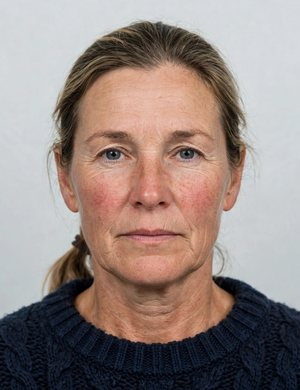
#> input picture portrait.jpg, 300 x 390 px
$ python main.py
#> lines starting #> are read from the running program, lines starting #| are printed output that depends on the picture
#!/usr/bin/env python3
"""
The Passport Page of a Country That Isn't There
================================================
Draws one invented passport spread and writes it to /output/entry.png
(or ./output/entry.png when run locally).

The country: the Republic of Velmara (Lýðveldið Velmara), a small
North Atlantic island republic. Capital and only deep-water port:
Ternvik. The island is reached by ferry and by a tidal causeway,
the Tidal Road, which floods at high tide; its hot springs are
taxed at the border. The holder, Ingrid Sólveig Halvorsdóttir,
born 14 June 1982 in Ternvik, is a cod boat captain.

Everything on the spread agrees with everything else:
  * Passport VM 0417826, issued 12 MAR 2024 in Ternvik,
    expiring 12 MAR 2034.
  * Six stamps, all dated after the issue date and in
    chronological order: Bergen 28 MAY 2024, Reykjavik
    09 JUN 2024, Lerwick 17 SEP 2025, Tórshavn 30 OCT 2025,
    Copenhagen 03 FEB 2026, and the return home to Ternvik
    21 FEB 2026 on the ferry MV Sætern.
  * The machine-readable zone is built with real ICAO 9303
    check digits, computed in code and self-checked.
  * The telling paperwork detail is the purple border-control
    condition stamp: TIDAL ROAD ONLY, no overland crossing
    at low tide, geothermal bath tax 450 kr paid.

The portrait is a photographic portrait made in-session
(portrait.jpg, shipped beside this file) and pasted in at
passport-photo size. No face is drawn in code. No network
is used. All randomness is seeded, so two runs produce the
same file byte for byte.
"""

import hashlib
import math
import random
import sys
from pathlib import Path

from PIL import Image, ImageDraw, ImageFont

SEED = 20261121
W, H = 1024, 724

# ---------------------------------------------------------------- palette
INK = (30, 36, 50)             # near-black document ink
INK_SOFT = (62, 68, 82)
RULE = (98, 106, 124)          # hairline rules
PAGE_L = (248, 244, 231)       # left page: warm cream
PAGE_R = (243, 239, 225)       # right page: a shade cooler
DESK = (54, 58, 66)            # table the passport lies on
TEAL = (18, 74, 84)            # Velmara state teal
TEAL_DEEP = (11, 48, 58)
TEAL_FAINT = (218, 226, 222)   # guilloche wash
GOLD = (176, 138, 62)
BLUE = (32, 66, 138)
GREEN = (28, 96, 70)
RED = (146, 44, 44)
PURPLE = (104, 52, 128)
FAINT = (122, 130, 142)

HERE = Path(__file__).resolve().parent
OUT = Path("/output/entry.png") if Path("/output").is_dir() else HERE / "output" / "entry.png"

FONT_DIR = Path("/usr/share/fonts/truetype")


def font(name, size):
    """First usable font from the candidate list, else PIL default."""
    for cand in (FONT_DIR / name,):
        if cand.exists():
            try:
                return ImageFont.truetype(str(cand), size)
            except OSError:
                pass
    return ImageFont.load_default()


SERIF = "liberation/LiberationSerif-Regular.ttf"
SERIF_B = "liberation/LiberationSerif-Bold.ttf"
SERIF_I = "liberation/LiberationSerif-Italic.ttf"
SANS = "liberation/LiberationSans-Regular.ttf"
SANS_B = "liberation/LiberationSans-Bold.ttf"
MONO_B = "dejavu/DejaVuSansMono-Bold.ttf"

rng = random.Random(SEED)


# ---------------------------------------------------------------- ICAO 9303
def _val(ch):
    if ch.isdigit():
        return int(ch)
    if ch == "<":
        return 0
    return ord(ch) - ord("A") + 10


def check_digit(field):
    """ICAO 9303 check digit: weights 7, 3, 1 repeating."""
    total = 0
    for i, ch in enumerate(field):
        total += _val(ch) * (7, 3, 1)[i % 3]
    return str(total % 10)


def transliterate(text):
    """ICAO transliteration for the MRZ (Latin letters only)."""
    table = {
        "Á": "A", "À": "A", "Ä": "A", "Å": "A", "Æ": "AE",
        "É": "E", "È": "E", "Ë": "E", "Í": "I", "Ì": "I",
        "Ó": "O", "Ò": "O", "Ö": "O", "Ø": "O", "Ú": "U",
        "Ù": "U", "Ü": "U", "Ý": "Y", "Ð": "D", "Þ": "TH",
        "Ñ": "N", "Ç": "C", "Š": "S", "Ž": "Z", "Č": "C",
    }
    return "".join(table.get(c, c) for c in text.upper())


def build_mrz():
    """Two 44-character MRZ lines with computed check digits."""
    surname = transliterate("HALVORSDÓTTIR")
    given = transliterate("INGRID SÓLVEIG").replace(" ", "<")
    line1 = ("P<VLM" + surname + "<<" + given).ljust(44, "<")[:44]

    doc = "VM0417826"
    dob = "820614"          # 14 JUN 1982
    expiry = "340312"       # 12 MAR 2034
    personal = "<" * 14
    personal_cd = check_digit(personal)
    composite = (
        doc + check_digit(doc) + dob + check_digit(dob)
        + expiry + check_digit(expiry) + personal + personal_cd
    )
    line2 = (
        doc + check_digit(doc) + "VLM" + dob + check_digit(dob)
        + "F" + expiry + check_digit(expiry) + personal + personal_cd
        + check_digit(composite)
    )
    assert len(line1) == 44 and len(line2) == 44
    # Self-check: every embedded check digit verifies.
    assert check_digit(doc) == line2[9]
    assert check_digit(dob) == line2[19]
    assert check_digit(expiry) == line2[27]
    assert check_digit(personal) == line2[42]
    assert check_digit(composite) == line2[43]
    return line1, line2


# ---------------------------------------------------------------- helpers
def text(draw, xy, s, fnt, fill=INK, anchor="la"):
    if isinstance(fnt, tuple):
        fnt = font(*fnt)
    draw.text(xy, s, font=fnt, fill=fill, anchor=anchor)


def centred(draw, cx, y, s, fnt, fill=INK):
    if isinstance(fnt, tuple):
        fnt = font(*fnt)
    draw.text((cx, y), s, font=fnt, fill=fill, anchor="ma")


def label_value(draw, x, y, label, value, vsize=15, label_size=8):
    """A small-caps grey label over a serif value, with a hairline."""
    text(draw, (x, y), label, (SANS_B, label_size), fill=FAINT)
    text(draw, (x, y + 11), value, (SERIF, vsize), fill=INK)
    return y + 11 + vsize + 6


def rotated_stamp(base, box, angle, draw_fn):
    """Draw a stamp on its own layer, rotate it a touch, paste it."""
    w, h = box[2] - box[0], box[3] - box[1]
    layer = Image.new("RGBA", (w + 24, h + 24), (0, 0, 0, 0))
    d = ImageDraw.Draw(layer)
    draw_fn(d, 12, 12, w, h)
    layer = layer.rotate(angle, resample=Image.BICUBIC, expand=False)
    base.alpha_composite(layer, (box[0] - 12, box[1] - 12))


def puffin(draw, cx, cy, s, ink=TEAL_DEEP, beak=(214, 110, 44)):
    """Stylised puffin emblem: dark body, white cheek, orange beak."""
    # body
    draw.ellipse([cx - 0.42 * s, cy - 0.55 * s, cx + 0.42 * s, cy + 0.55 * s], fill=ink)
    # white breast
    draw.ellipse([cx - 0.30 * s, cy - 0.05 * s, cx + 0.30 * s, cy + 0.52 * s], fill=(250, 248, 242))
    # white cheek
    draw.ellipse([cx - 0.34 * s, cy - 0.48 * s, cx + 0.02 * s, cy - 0.08 * s], fill=(250, 248, 242))
    # eye
    draw.ellipse([cx - 0.10 * s, cy - 0.36 * s, cx - 0.01 * s, cy - 0.27 * s], fill=ink)
    # beak: orange triangle pointing right
    draw.polygon(
        [(cx + 0.02 * s, cy - 0.44 * s), (cx + 0.52 * s, cy - 0.28 * s), (cx + 0.02 * s, cy - 0.14 * s)],
        fill=beak,
    )
    # feet
    draw.line([cx - 0.16 * s, cy + 0.55 * s, cx - 0.16 * s, cy + 0.68 * s], fill=beak, width=max(2, int(s * 0.05)))
    draw.line([cx + 0.16 * s, cy + 0.55 * s, cx + 0.16 * s, cy + 0.68 * s], fill=beak, width=max(2, int(s * 0.05)))
    # three waves below
    for i in range(3):
        y = cy + (0.82 + i * 0.16) * s
        draw.arc([cx - 0.55 * s, y - 0.10 * s, cx + 0.55 * s, y + 0.10 * s],
                 start=200, end=340, fill=TEAL, width=max(2, int(s * 0.045)))


def guilloche(draw, x0, y0, x1, y1, cx, cy):
    """Faint concentric arcs, a security-print wash low on the page."""
    for r in range(80, 430, 34):
        draw.arc([cx - r, cy - r, cx + r, cy + r], start=195, end=345,
                 fill=TEAL_FAINT, width=1)


# ---------------------------------------------------------------- left page
def draw_left(base, x0, y0, x1, y1):
    page = Image.new("RGBA", (x1 - x0, y1 - y0), PAGE_L + (255,))
    d = ImageDraw.Draw(page)
    w, h = x1 - x0, y1 - y0

    guilloche(d, 0, 0, w, h, w // 2, h + 80)

    # header: emblem + state name
    puffin(d, w // 2, 52, 34)
    centred(d, w // 2, 108, "REPUBLIC OF VELMARA", (SERIF_B, 17), fill=TEAL_DEEP)
    centred(d, w // 2, 128, "L Ý Ð V E L D I Ð   V E L M A R A", (SANS, 8), fill=INK_SOFT)
    d.line([52, 152, w - 52, 152], fill=RULE, width=1)
    centred(d, w // 2, 158, "P A S S P O R T", (SERIF_B, 14), fill=INK)
    centred(d, w // 2, 176, "VEGABRÉF", (SANS, 8), fill=INK_SOFT)

    # portrait, left, with a thin frame
    photo = Image.open(HERE / "portrait.jpg").convert("RGB")
    pw, ph = 148, 196
    # centre-crop to 3:4
    tw, th = photo.size
    target = 3 / 4
    if tw / th > target:
        nw = int(th * target)
        photo = photo.crop(((tw - nw) // 2, 0, (tw + nw) // 2, th))
    else:
        nh = int(tw / target)
        photo = photo.crop((0, (th - nh) // 2, tw, (th + nh) // 2))
    photo = photo.resize((pw, ph), Image.LANCZOS)
    page.paste(photo, (44, 202))
    d.rectangle([44, 202, 44 + pw, 202 + ph], outline=INK, width=1)
    # signature under the portrait
    d.line([44, 428, 44 + pw, 428], fill=RULE, width=1)
    centred(d, 44 + pw // 2, 432, "Ingrid Halvorsdóttir", (SERIF_I, 12), fill=INK_SOFT)
    centred(d, 44 + pw // 2, 448, "HOLDER'S SIGNATURE", (SANS, 7), fill=FAINT)

    # data fields, right of the portrait
    fx = 214
    y = 200
    y = label_value(d, fx, y, "TYPE / GERÐ", "P")
    y = label_value(d, fx + 62, 200, "CODE / LAND", "VLM")
    y = label_value(d, fx + 132, 200, "PASSPORT No.", "VM 0417826", vsize=14)
    y = 252
    y = label_value(d, fx, y, "SURNAME / EFTIRNAFN", "HALVORSDÓTTIR")
    y = label_value(d, fx, y, "GIVEN NAMES / FORNÖFN", "Ingrid Sólveig")
    y = label_value(d, fx, y, "NATIONALITY / ÞJÓÐERNI", "VELMARAN")
    y = label_value(d, fx, y, "DATE OF BIRTH / FÆÐINGARDAGUR", "14 JUN 1982")
    y = label_value(d, fx, y, "PLACE OF BIRTH / FÆÐINGARSTAÐUR", "Ternvik, Velmara")
    y = label_value(d, fx, y, "SEX / KYN", "F")
    y = label_value(d, fx, y, "DATE OF ISSUE / ÚTGÁFUDAGUR", "12 MAR 2024")
    y = label_value(d, fx, y, "DATE OF EXPIRY / GILDISTÍMI", "12 MAR 2034")
    y = label_value(d, fx, y, "AUTHORITY / ÚTGEFANDI", "Harbour Office, Ternvik")

    # MRZ
    line1, line2 = build_mrz()
    d.rectangle([30, h - 74, w - 30, h - 24], fill=(238, 234, 220))
    text(d, (40, h - 68), line1, (MONO_B, 13), fill=INK)
    text(d, (40, h - 50), line2, (MONO_B, 13), fill=INK)
    centred(d, w // 2, h - 18, "12", (SANS, 8), fill=FAINT)

    base.alpha_composite(page, (x0, y0))


# ---------------------------------------------------------------- right page
def rect_stamp(d, x, y, w, h, color, city, country, date, kind, code):
    d.rectangle([x, y, x + w, y + h], outline=color, width=2)
    d.rectangle([x + 4, y + 4, x + w - 4, y + h - 4], outline=color, width=1)
    centred(d, x + w // 2, y + 10, city, (SANS_B, 11), fill=color)
    centred(d, x + w // 2, y + 26, country, (SANS, 8), fill=color)
    d.line([x + 14, y + 40, x + w - 14, y + 40], fill=color, width=1)
    centred(d, x + w // 2, y + 46, date, (SANS_B, 11), fill=color)
    centred(d, x + w // 2, y + 62, kind, (SANS, 8), fill=color)
    centred(d, x + w // 2, y + 74, code, (SANS, 7), fill=color)


def oval_stamp(d, x, y, w, h, color, city, country, date, kind, code):
    d.ellipse([x, y, x + w, y + h], outline=color, width=2)
    d.ellipse([x + 5, y + 5, x + w - 5, y + h - 5], outline=color, width=1)
    centred(d, x + w // 2, y + 12, city, (SANS_B, 10), fill=color)
    centred(d, x + w // 2, y + 27, country, (SANS, 8), fill=color)
    d.line([x + 22, y + 41, x + w - 22, y + 41], fill=color, width=1)
    centred(d, x + w // 2, y + 46, date, (SANS_B, 11), fill=color)
    centred(d, x + w // 2, y + 62, kind, (SANS, 8), fill=color)
    centred(d, x + w // 2, y + 73, code, (SANS, 7), fill=color)


def circle_stamp(d, cx, cy, r, color, top, mid, bottom):
    d.ellipse([cx - r, cy - r, cx + r, cy + r], outline=color, width=2)
    d.ellipse([cx - r + 6, cy - r + 6, cx + r - 6, cy + r - 6], outline=color, width=1)
    centred(d, cx, cy - 26, top, (SANS_B, 10), fill=color)
    centred(d, cx, cy - 8, mid, (SANS_B, 9), fill=color)
    centred(d, cx, cy + 10, bottom, (SANS, 8), fill=color)
    d.ellipse([cx - 3, cy + 26, cx + 3, cy + 32], fill=color)


def draw_right(base, x0, y0, x1, y1):
    page = Image.new("RGBA", (x1 - x0, y1 - y0), PAGE_R + (255,))
    d = ImageDraw.Draw(page)
    w, h = x1 - x0, y1 - y0

    centred(d, w // 2, 26, "V I S A S", (SERIF_B, 14), fill=INK)
    centred(d, w // 2, 44, "VISA  ·  ÁRITANIR", (SANS, 8), fill=INK_SOFT)
    d.line([52, 62, w - 52, 62], fill=RULE, width=1)

    # six stamps, 2 columns x 3 rows, chronological, all after issue
    stamps = [
        ("rect", BLUE, "BERGEN", "NORWAY", "28 MAY 2024", "ENTRY", "NO-0147"),
        ("oval", GREEN, "REYKJAVIK", "ICELAND", "09 JUN 2024", "ENTRY", "IS-0221"),
        ("oval", BLUE, "LERWICK", "SHETLAND", "17 SEP 2025", "ENTRY", "UK-0918"),
        ("rect", RED, "TÓRSHAVN", "FAROE ISLANDS", "30 OCT 2025", "EXIT", "FO-0330"),
        ("rect", GREEN, "COPENHAGEN", "DENMARK", "03 FEB 2026", "ENTRY", "DK-0104"),
        ("rect", TEAL, "TERNVIK", "VELMARA", "21 FEB 2026", "RETURN · MV SÆTERN", "VM-HOME"),
    ]
    sw, sh = 196, 92
    gx0, gy0 = 34, 82
    dx, dy = 216, 108
    for i, (shape, color, city, country, date, kind, code) in enumerate(stamps):
        col, row = i % 2, i // 2
        bx = gx0 + col * dx
        by = gy0 + row * dy
        angle = rng.uniform(-2.2, 2.2)

        def _draw(dd, ox, oy, ww, hh, _s=(shape, color, city, country, date, kind, code)):
            sh_, col_, ci_, co_, da_, ki_, cd_ = _s
            if sh_ == "rect":
                rect_stamp(dd, ox, oy, ww, hh, col_, ci_, co_, da_, ki_, cd_)
            else:
                oval_stamp(dd, ox, oy, ww, hh, col_, ci_, co_, da_, ki_, cd_)

        rotated_stamp(page, (bx, by, bx + sw, by + sh), angle, _draw)

    # the telling detail: the purple condition stamp
    cy0 = gy0 + 3 * dy + 8
    box = (34, cy0, w - 34, cy0 + 118)

    def _purple(dd, ox, oy, ww, hh):
        dd.rectangle([ox, oy, ox + ww, oy + hh], outline=PURPLE, width=3)
        dd.rectangle([ox + 5, oy + 5, ox + ww - 5, oy + hh - 5], outline=PURPLE, width=1)
        centred(dd, ox + ww // 2, oy + 10, "VELMARA BORDER CONTROL — CONDITION OF ENTRY",
                (SANS_B, 9), fill=PURPLE)
        centred(dd, ox + ww // 2, oy + 30, "TIDAL ROAD ONLY", (SANS_B, 15), fill=PURPLE)
        centred(dd, ox + ww // 2, oy + 50, "NO OVERLAND CROSSING AT LOW TIDE",
                (SANS_B, 11), fill=PURPLE)
        centred(dd, ox + ww // 2, oy + 68, "GEOTHERMAL BATH TAX 450 KR PAID",
                (SANS_B, 11), fill=PURPLE)
        centred(dd, ox + ww // 2, oy + 88, "FERRY MV SÆTERN · TERNVIK HARBOUR",
                (SANS, 8), fill=PURPLE)

    rotated_stamp(page, box, -2.0, _purple)

    # circular harbour stamp, bottom right, overlapping the corner
    circle_stamp(d, w - 78, h - 78, 46, TEAL, "TERNVIK", "21 FEB 2026", "HARBOUR")
    centred(d, w // 2, h - 18, "13", (SANS, 8), fill=FAINT)

    base.alpha_composite(page, (x0, y0))


# ---------------------------------------------------------------- spread
def main():
    img = Image.new("RGBA", (W, H), DESK + (255,))
    d = ImageDraw.Draw(img)

    # soft vignette on the desk
    for i in range(40):
        a = 10 - i // 4
        d.rectangle([i, i, W - 1 - i, H - 1 - i], outline=(0, 0, 0, max(0, a)))

    margin = 26
    gutter = 10
    page_w = (W - 2 * margin - gutter) // 2
    page_h = H - 2 * margin
    lx0, ly0 = margin, margin
    lx1, ly1 = lx0 + page_w, ly0 + page_h
    rx0, ry0 = lx1 + gutter, margin
    rx1, ry1 = rx0 + page_w, ly0 + page_h

    # page drop shadows
    for (x0, y0, x1, y1) in ((lx0, ly0, lx1, ly1), (rx0, ry0, rx1, ry1)):
        sh = Image.new("RGBA", (W, H), (0, 0, 0, 0))
        sd = ImageDraw.Draw(sh)
        sd.rectangle([x0 + 4, y0 + 5, x1 + 4, y1 + 5], fill=(0, 0, 0, 90))
        img.alpha_composite(sh)
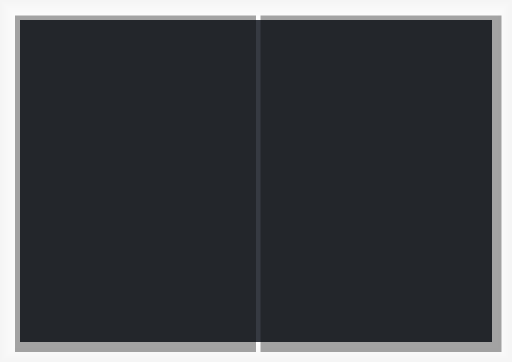
#> img: PIL image 1024x724 RGBA (shown at 1/2 size); mean R, G, B, A 28.8, 31.3, 35.4, 215.7; transparent parts drawn white
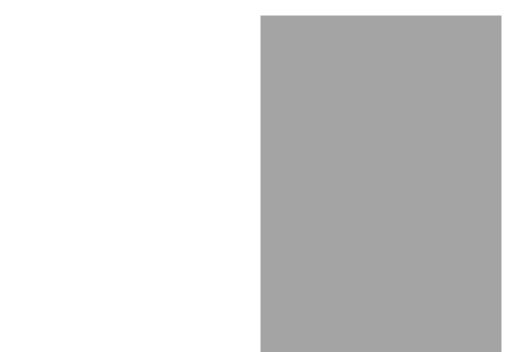
#> sh: PIL image 1024x724 RGBA (shown at 1/2 size); mean R, G, B, A 0, 0, 0, 39.4; transparent parts drawn white

    # centre gutter shadow
    gutter_layer = Image.new("RGBA", (W, H), (0, 0, 0, 0))
    gd = ImageDraw.Draw(gutter_layer)
    for i in range(gutter):
        alpha = 46 - abs(i - gutter // 2) * 8
        gd.line([lx1 + i, ly0, lx1 + i, ly1], fill=(0, 0, 0, max(0, alpha)), width=1)
    img.alpha_composite(gutter_layer)
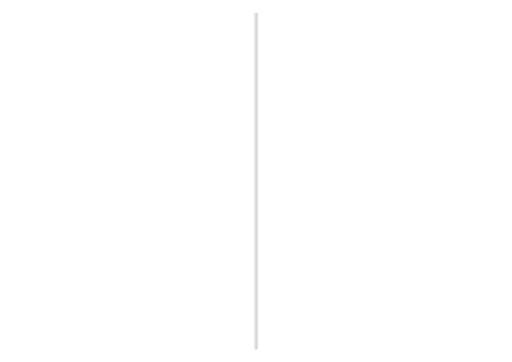
#> gutter_layer: PIL image 1024x724 RGBA (shown at 1/2 size); mean R, G, B, A 0, 0, 0, 0.2; transparent parts drawn white

    draw_left(img, lx0, ly0, lx1, ly1)
#> in draw_left, photo is the input picture: PIL image 300x390 RGB; mean R, G, B 149.4, 134.4, 129.7
#> in draw_left, `page.paste(photo, (44, 202))`:
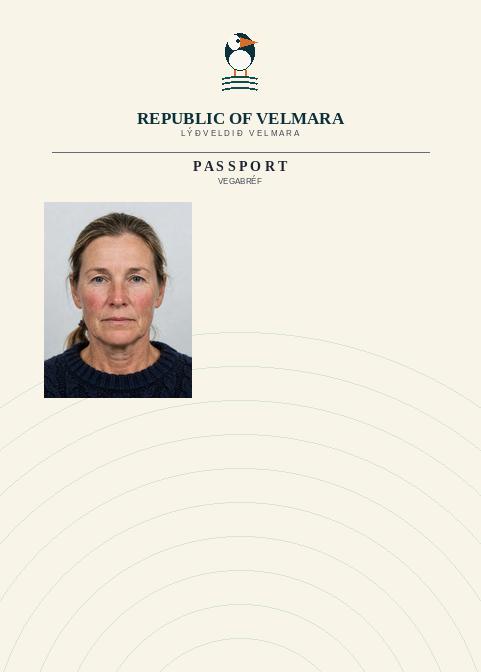
#> page: PIL image 481x672 RGBA; mean R, G, B, A 237.2, 232.5, 220.5, 255
#> in draw_left, `y = label_value(d, fx, y, "TYPE / GERÐ", "P")`: y = 232
#> in draw_left, `y = label_value(d, fx + 132, 200, "PASSPORT No.", "VM 0417826", vsize=..`: y = 231
#> in draw_left, `y = label_value(d, fx, y, "SURNAME / EFTIRNAFN", "HALVORSDÓTTIR")`: y = 284
#> in draw_left, `y = label_value(d, fx, y, "GIVEN NAMES / FORNÖFN", "Ingrid Sólveig")`: y = 316
#> in draw_left, `y = label_value(d, fx, y, "NATIONALITY / ÞJÓÐERNI", "VELMARAN")`: y = 348
#> in draw_left, `y = label_value(d, fx, y, "DATE OF BIRTH / FÆÐINGARDAGUR", "14 JUN 198..`: y = 380
#> in draw_left, `y = label_value(d, fx, y, "PLACE OF BIRTH / FÆÐINGARSTAÐUR", "Ternvik,..`: y = 412
#> in draw_left, `y = label_value(d, fx, y, "SEX / KYN", "F")`: y = 444
#> in draw_left, `y = label_value(d, fx, y, "DATE OF ISSUE / ÚTGÁFUDAGUR", "12 MAR 2024")`: y = 476
#> in draw_left, `y = label_value(d, fx, y, "DATE OF EXPIRY / GILDISTÍMI", "12 MAR 2034")`: y = 508
#> in draw_left, `y = label_value(d, fx, y, "AUTHORITY / ÚTGEFANDI", "Harbour Office, Te..`: y = 540
    draw_right(img, rx0, ry0, rx1, ry1)
#> after the loop in draw_right, `for i, (shape, color, city, country, date, kind, code) in enumerate(st..`:
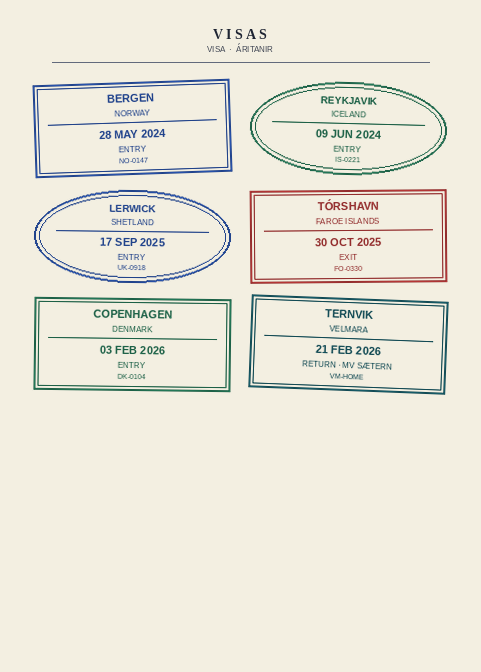
#> page: PIL image 481x672 RGBA; mean R, G, B, A 233.9, 231.2, 218.7, 255
#> in rotated_stamp (call 7), `layer = layer.rotate(angle, resample=Image.BICUBIC, expand=False)`:
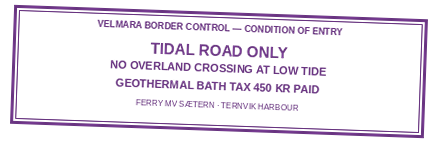
#> layer: PIL image 437x142 RGBA; mean R, G, B, A 20.9, 10.1, 25.9, 30.6; transparent parts drawn white

    rgb = img.convert("RGB")
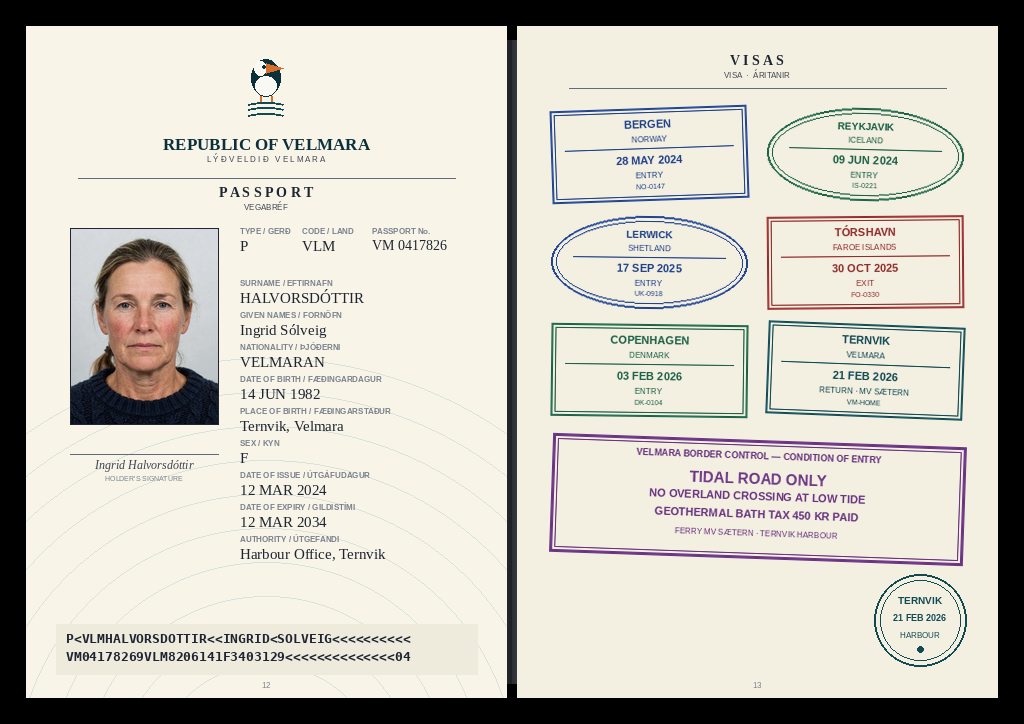
#> rgb: PIL image 1024x724 RGB; mean R, G, B 201.6, 198.1, 188.7
    OUT.parent.mkdir(parents=True, exist_ok=True)
    rgb.save(OUT, format="PNG", optimize=True)
    data = OUT.read_bytes()
    print(f"wrote {OUT} {rgb.size[0]}x{rgb.size[1]} {len(data)} bytes "
          f"sha256={hashlib.sha256(data).hexdigest()[:16]}")
#| wrote output/entry.png 1024x724 211939 bytes sha256=313450d97090d1bb


if __name__ == "__main__":
    sys.exit(main())
#> (the program exits here)
